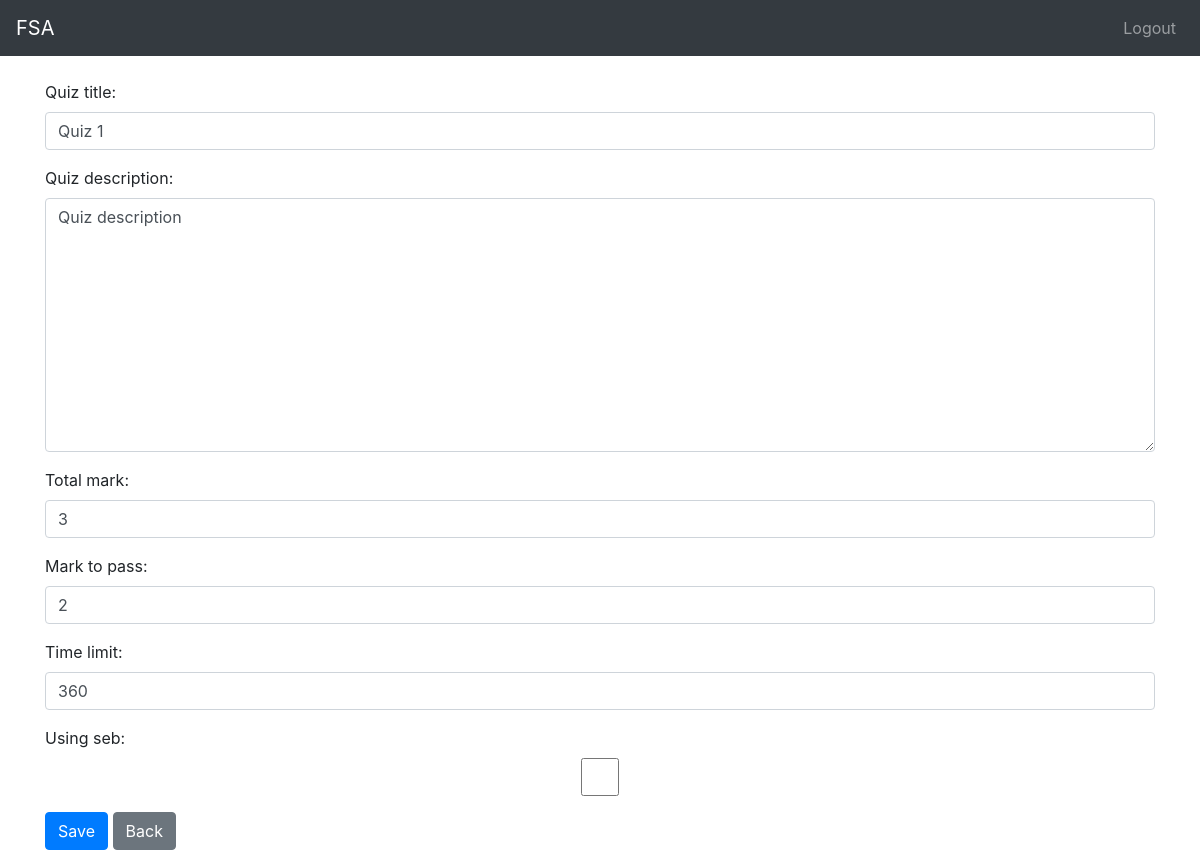
The page /course/1/sub_course/1/quiz/1/edit/ (signed in) on the database its author committed.
### course/models.py (models this page shows, shortened)
class Quiz(models.Model):
    quiz_title = models.CharField(max_length=255)
    quiz_description = models.TextField(blank=True, null=True, max_length=500)
    total_mark = models.IntegerField()
    mark_to_pass = models.IntegerField()
    time_limit = models.IntegerField(null=True, default=0)
    using_seb = models.BooleanField(default=False)
    order = models.IntegerField()
    created_by = models.ForeignKey(User, on_delete= models.SET_NULL, null=True, related_name="quiz_created")
    sub_course = models.ForeignKey(Sub_Course, on_delete=models.CASCADE, related_name='quizzes')
    created_at = models.DateTimeField(auto_now_add=True)
    updated_at = models.DateTimeField(auto_now=True)
    class Meta:
        unique_together = ('order', 'sub_course')

### course/views/quiz_management.py (the view)
# urls.py: path('<int:course_pk>/sub_course/<int:sub_course_pk>/quiz/<int:quiz_pk>/edit/',quiz_management.quiz_edit,name='quiz_edit'),
@login_required
@user_passes_test(block_student)
def quiz_edit(request, course_pk, sub_course_pk, quiz_pk):
    course = get_object_or_404(Course, pk=course_pk)
    content = get_object_or_404(Sub_Course, pk=sub_course_pk)
    quiz = get_object_or_404(Quiz, pk=quiz_pk)
    if request.method == "POST":
        form = Quiz_Form(request.POST, instance=quiz)
        if form.is_valid():
            form = form.save()
            return redirect(
                reverse(
                    "course:quiz_detail",
                    kwargs={
                        "course_pk": course_pk,
                        "sub_course_pk": sub_course_pk,
                        "quiz_pk": quiz_pk,
                    },
                )
            )
    else:
        form = Quiz_Form(instance=quiz)
    context = {
        "form": form,
        "course_pk": course_pk,
        "sub_course_pk": sub_course_pk,
        "quiz_pk": quiz_pk,
    }
    return render(request, "quiz_management/quiz_form.html", context)

### course/forms.py
class Quiz_Form(forms.ModelForm):
    class Meta:
        model = Quiz
        fields = [
            "quiz_title",
            "quiz_description",
            "total_mark",
            "mark_to_pass",
            "time_limit",
            "using_seb",
        ]

### main/templatetags/form_filters.py (called while the page is built)
@register.filter(name='add_class')
def add_class(value, css_class):
    return value.as_widget(attrs={'class': css_class})

### main/utils/block.py (called while the page is built)
def block_student(user):
    return user.role.role_name != 'Student'

### course/templates/quiz_management/quiz_form.html (shortened to what this page needs)
{% extends 'base.html' %}
{% load form_filters %}
{% block content %}
<div class="container mt-4">
    {% load form_filters %}
    <form method="post">
        <div class="form-group">
            {{ form.quiz_title.label_tag }}
            {{ form.quiz_title|add_class:"form-control" }}
        </div>
        <div class="form-group">
            {{ form.quiz_description.label_tag }}
            {{ form.quiz_description|add_class:"form-control" }}
        </div>
        <div class="form-group">
            {{ form.total_mark.label_tag }}
            {{ form.total_mark|add_class:"form-control" }}
        </div>
        <div class="form-group">
            {{ form.mark_to_pass.label_tag }}
            {{ form.mark_to_pass|add_class:"form-control" }}
        </div>
        <div class="form-group">
            {{ form.time_limit.label_tag }}
            {{ form.time_limit|add_class:"form-control" }}
        </div>
        <div class="form-group">
            {{ form.using_seb.label_tag }}
            {{ form.using_seb|add_class:"form-control" }}
        </div>
        <button type="submit" class="btn btn-primary">Save</button>
        {% if quiz_pk %}
        <a href="{% url 'course:quiz_detail' course_pk sub_course_pk quiz_pk %}" class="btn btn-secondary">Back</a>
        {% else %}
            <a href="{% url 'course:sub_course_list' course_pk %}" class="btn btn-secondary">Back</a>
        {% endif %}
    </form>
</div>
{% endblock %}

### rows shown on the page
Quiz: quiz_title "Quiz 1", quiz_description "Quiz description", total_mark "3", mark_to_pass "2", time_limit "360"
